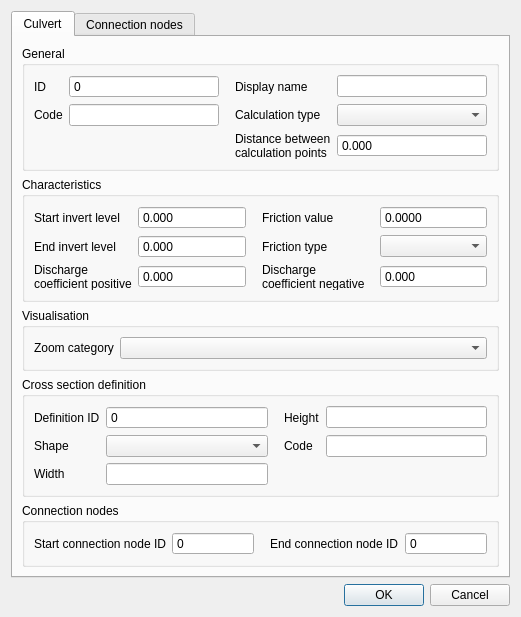
<?xml version="1.0" encoding="UTF-8"?>
<ui version="4.0">
 <class>Dialog</class>
 <widget class="QDialog" name="Dialog">
  <property name="geometry">
   <rect>
    <x>0</x>
    <y>0</y>
    <width>521</width>
    <height>560</height>
   </rect>
  </property>
  <property name="windowTitle">
   <string>Dialog</string>
  </property>
  <layout class="QGridLayout" name="gridLayout">
   <item row="0" column="0">
    <widget class="QTabWidget" name="tabWidget">
     <property name="locale">
      <locale language="English" country="UnitedStates"/>
     </property>
     <property name="inputMethodHints">
      <set>Qt::ImhNone</set>
     </property>
     <property name="currentIndex">
      <number>0</number>
     </property>
     <widget class="QWidget" name="tab">
      <attribute name="title">
       <string>Culvert</string>
      </attribute>
      <layout class="QGridLayout" name="gridLayout_18">
       <item row="5" column="0">
        <spacer name="verticalSpacer_3">
         <property name="orientation">
          <enum>Qt::Vertical</enum>
         </property>
         <property name="sizeHint" stdset="0">
          <size>
           <width>20</width>
           <height>40</height>
          </size>
         </property>
        </spacer>
       </item>
       <item row="0" column="0">
        <widget class="QGroupBox" name="grp_general">
         <property name="enabled">
          <bool>true</bool>
         </property>
         <property name="locale">
          <locale language="English" country="UnitedStates"/>
         </property>
         <property name="title">
          <string>General</string>
         </property>
         <layout class="QGridLayout" name="gridLayout_2">
          <item row="0" column="2">
           <widget class="QLabel" name="label_2">
            <property name="locale">
             <locale language="English" country="UnitedStates"/>
            </property>
            <property name="text">
             <string>Display name</string>
            </property>
            <property name="alignment">
             <set>Qt::AlignLeading|Qt::AlignLeft|Qt::AlignVCenter</set>
            </property>
            <property name="indent">
             <number>10</number>
            </property>
           </widget>
          </item>
          <item row="0" column="3">
           <widget class="QLineEdit" name="display_name">
            <property name="sizePolicy">
             <sizepolicy hsizetype="Expanding" vsizetype="Fixed">
              <horstretch>0</horstretch>
              <verstretch>0</verstretch>
             </sizepolicy>
            </property>
            <property name="locale">
             <locale language="English" country="UnitedStates"/>
            </property>
            <property name="clearButtonEnabled">
             <bool>true</bool>
            </property>
           </widget>
          </item>
          <item row="0" column="0">
           <widget class="QLabel" name="label">
            <property name="locale">
             <locale language="English" country="UnitedStates"/>
            </property>
            <property name="text">
             <string>ID</string>
            </property>
            <property name="alignment">
             <set>Qt::AlignLeading|Qt::AlignLeft|Qt::AlignVCenter</set>
            </property>
           </widget>
          </item>
          <item row="1" column="0">
           <widget class="QLabel" name="label_3">
            <property name="locale">
             <locale language="English" country="UnitedStates"/>
            </property>
            <property name="text">
             <string>Code</string>
            </property>
            <property name="alignment">
             <set>Qt::AlignLeading|Qt::AlignLeft|Qt::AlignVCenter</set>
            </property>
           </widget>
          </item>
          <item row="0" column="1">
           <widget class="QSpinBox" name="id">
            <property name="locale">
             <locale language="English" country="UnitedStates"/>
            </property>
            <property name="readOnly">
             <bool>true</bool>
            </property>
            <property name="buttonSymbols">
             <enum>QAbstractSpinBox::NoButtons</enum>
            </property>
            <property name="maximum">
             <number>99999999</number>
            </property>
            <property name="showClearButton" stdset="0">
             <bool>true</bool>
            </property>
            <property name="clearValue" stdset="0">
             <bool>true</bool>
            </property>
            <property name="expressionsEnabled" stdset="0">
             <bool>false</bool>
            </property>
           </widget>
          </item>
          <item row="1" column="1">
           <widget class="QLineEdit" name="code">
            <property name="sizePolicy">
             <sizepolicy hsizetype="Expanding" vsizetype="Fixed">
              <horstretch>0</horstretch>
              <verstretch>0</verstretch>
             </sizepolicy>
            </property>
            <property name="locale">
             <locale language="English" country="UnitedStates"/>
            </property>
            <property name="clearButtonEnabled">
             <bool>true</bool>
            </property>
           </widget>
          </item>
          <item row="1" column="3">
           <widget class="QComboBox" name="calculation_type">
            <property name="sizePolicy">
             <sizepolicy hsizetype="Expanding" vsizetype="Fixed">
              <horstretch>0</horstretch>
              <verstretch>0</verstretch>
             </sizepolicy>
            </property>
            <property name="locale">
             <locale language="English" country="UnitedStates"/>
            </property>
            <property name="inputMethodHints">
             <set>Qt::ImhNone</set>
            </property>
           </widget>
          </item>
          <item row="1" column="2">
           <widget class="QLabel" name="label_4">
            <property name="locale">
             <locale language="English" country="UnitedStates"/>
            </property>
            <property name="inputMethodHints">
             <set>Qt::ImhNone</set>
            </property>
            <property name="text">
             <string>Calculation type</string>
            </property>
            <property name="alignment">
             <set>Qt::AlignLeading|Qt::AlignLeft|Qt::AlignVCenter</set>
            </property>
            <property name="indent">
             <number>10</number>
            </property>
           </widget>
          </item>
          <item row="2" column="2">
           <widget class="QLabel" name="label_56">
            <property name="text">
             <string>Distance between calculation points</string>
            </property>
            <property name="wordWrap">
             <bool>true</bool>
            </property>
            <property name="indent">
             <number>10</number>
            </property>
           </widget>
          </item>
          <item row="2" column="3">
           <widget class="QDoubleSpinBox" name="dist_calc_points">
            <property name="sizePolicy">
             <sizepolicy hsizetype="Expanding" vsizetype="Fixed">
              <horstretch>0</horstretch>
              <verstretch>0</verstretch>
             </sizepolicy>
            </property>
            <property name="locale">
             <locale language="English" country="UnitedStates"/>
            </property>
            <property name="inputMethodHints">
             <set>Qt::ImhNone</set>
            </property>
            <property name="buttonSymbols">
             <enum>QAbstractSpinBox::NoButtons</enum>
            </property>
            <property name="decimals">
             <number>3</number>
            </property>
            <property name="minimum">
             <double>-9999999999.000000000000000</double>
            </property>
            <property name="maximum">
             <double>9999999999.000000000000000</double>
            </property>
           </widget>
          </item>
         </layout>
        </widget>
       </item>
       <item row="3" column="0">
        <widget class="QGroupBox" name="grp_characteristics_def">
         <property name="locale">
          <locale language="English" country="UnitedStates"/>
         </property>
         <property name="inputMethodHints">
          <set>Qt::ImhNone</set>
         </property>
         <property name="title">
          <string>Cross section definition</string>
         </property>
         <layout class="QGridLayout" name="gridLayout_3">
          <item row="1" column="0">
           <widget class="QLabel" name="label_5">
            <property name="locale">
             <locale language="English" country="UnitedStates"/>
            </property>
            <property name="inputMethodHints">
             <set>Qt::ImhNone</set>
            </property>
            <property name="text">
             <string>Shape</string>
            </property>
            <property name="alignment">
             <set>Qt::AlignLeading|Qt::AlignLeft|Qt::AlignVCenter</set>
            </property>
           </widget>
          </item>
          <item row="1" column="2">
           <widget class="QLabel" name="label_14">
            <property name="locale">
             <locale language="English" country="UnitedStates"/>
            </property>
            <property name="inputMethodHints">
             <set>Qt::ImhNone</set>
            </property>
            <property name="text">
             <string>Code</string>
            </property>
            <property name="alignment">
             <set>Qt::AlignLeading|Qt::AlignLeft|Qt::AlignVCenter</set>
            </property>
            <property name="indent">
             <number>10</number>
            </property>
           </widget>
          </item>
          <item row="2" column="0">
           <widget class="QLabel" name="label_7">
            <property name="locale">
             <locale language="English" country="UnitedStates"/>
            </property>
            <property name="inputMethodHints">
             <set>Qt::ImhNone</set>
            </property>
            <property name="text">
             <string>Width</string>
            </property>
            <property name="alignment">
             <set>Qt::AlignLeading|Qt::AlignLeft|Qt::AlignVCenter</set>
            </property>
           </widget>
          </item>
          <item row="0" column="2">
           <widget class="QLabel" name="label_13">
            <property name="locale">
             <locale language="English" country="UnitedStates"/>
            </property>
            <property name="inputMethodHints">
             <set>Qt::ImhNone</set>
            </property>
            <property name="text">
             <string>Height</string>
            </property>
            <property name="alignment">
             <set>Qt::AlignLeading|Qt::AlignLeft|Qt::AlignVCenter</set>
            </property>
            <property name="indent">
             <number>10</number>
            </property>
           </widget>
          </item>
          <item row="0" column="0">
           <widget class="QLabel" name="label_8">
            <property name="locale">
             <locale language="English" country="UnitedStates"/>
            </property>
            <property name="inputMethodHints">
             <set>Qt::ImhNone</set>
            </property>
            <property name="text">
             <string>Definition ID</string>
            </property>
           </widget>
          </item>
          <item row="0" column="1">
           <widget class="QSpinBox" name="cross_section_definition_id">
            <property name="locale">
             <locale language="English" country="UnitedStates"/>
            </property>
            <property name="inputMethodHints">
             <set>Qt::ImhNone</set>
            </property>
            <property name="readOnly">
             <bool>true</bool>
            </property>
            <property name="buttonSymbols">
             <enum>QAbstractSpinBox::NoButtons</enum>
            </property>
           </widget>
          </item>
          <item row="1" column="3">
           <widget class="QLineEdit" name="cross_section_definition_code">
            <property name="locale">
             <locale language="English" country="UnitedStates"/>
            </property>
            <property name="inputMethodHints">
             <set>Qt::ImhNone</set>
            </property>
            <property name="clearButtonEnabled">
             <bool>true</bool>
            </property>
           </widget>
          </item>
          <item row="1" column="1">
           <widget class="QComboBox" name="cross_section_definition_shape">
            <property name="locale">
             <locale language="English" country="UnitedStates"/>
            </property>
            <property name="inputMethodHints">
             <set>Qt::ImhNone</set>
            </property>
           </widget>
          </item>
          <item row="2" column="1">
           <widget class="QLineEdit" name="cross_section_definition_width">
            <property name="locale">
             <locale language="English" country="UnitedStates"/>
            </property>
            <property name="inputMethodHints">
             <set>Qt::ImhNone</set>
            </property>
            <property name="clearButtonEnabled">
             <bool>true</bool>
            </property>
           </widget>
          </item>
          <item row="0" column="3">
           <widget class="QLineEdit" name="cross_section_definition_height">
            <property name="locale">
             <locale language="English" country="UnitedStates"/>
            </property>
            <property name="inputMethodHints">
             <set>Qt::ImhNone</set>
            </property>
            <property name="clearButtonEnabled">
             <bool>true</bool>
            </property>
           </widget>
          </item>
         </layout>
        </widget>
       </item>
       <item row="4" column="0">
        <widget class="QGroupBox" name="grp_conn_node">
         <property name="locale">
          <locale language="English" country="UnitedStates"/>
         </property>
         <property name="inputMethodHints">
          <set>Qt::ImhNone</set>
         </property>
         <property name="title">
          <string>Connection nodes</string>
         </property>
         <layout class="QGridLayout" name="gridLayout_6">
          <item row="0" column="1">
           <widget class="QSpinBox" name="connection_node_start_id">
            <property name="sizePolicy">
             <sizepolicy hsizetype="Expanding" vsizetype="Fixed">
              <horstretch>0</horstretch>
              <verstretch>0</verstretch>
             </sizepolicy>
            </property>
            <property name="locale">
             <locale language="English" country="UnitedStates"/>
            </property>
            <property name="inputMethodHints">
             <set>Qt::ImhNone</set>
            </property>
            <property name="readOnly">
             <bool>true</bool>
            </property>
            <property name="buttonSymbols">
             <enum>QAbstractSpinBox::NoButtons</enum>
            </property>
            <property name="maximum">
             <number>999999999</number>
            </property>
            <property name="clearValue" stdset="0">
             <bool>true</bool>
            </property>
            <property name="expressionsEnabled" stdset="0">
             <bool>false</bool>
            </property>
           </widget>
          </item>
          <item row="0" column="0">
           <widget class="QLabel" name="label_18">
            <property name="locale">
             <locale language="English" country="UnitedStates"/>
            </property>
            <property name="inputMethodHints">
             <set>Qt::ImhNone</set>
            </property>
            <property name="text">
             <string>Start connection node ID</string>
            </property>
            <property name="alignment">
             <set>Qt::AlignLeading|Qt::AlignLeft|Qt::AlignVCenter</set>
            </property>
           </widget>
          </item>
          <item row="0" column="3">
           <widget class="QSpinBox" name="connection_node_end_id">
            <property name="sizePolicy">
             <sizepolicy hsizetype="Expanding" vsizetype="Fixed">
              <horstretch>0</horstretch>
              <verstretch>0</verstretch>
             </sizepolicy>
            </property>
            <property name="locale">
             <locale language="English" country="UnitedStates"/>
            </property>
            <property name="inputMethodHints">
             <set>Qt::ImhNone</set>
            </property>
            <property name="readOnly">
             <bool>true</bool>
            </property>
            <property name="buttonSymbols">
             <enum>QAbstractSpinBox::NoButtons</enum>
            </property>
            <property name="maximum">
             <number>999999999</number>
            </property>
            <property name="clearValue" stdset="0">
             <bool>true</bool>
            </property>
            <property name="expressionsEnabled" stdset="0">
             <bool>false</bool>
            </property>
           </widget>
          </item>
          <item row="0" column="2">
           <widget class="QLabel" name="label_19">
            <property name="locale">
             <locale language="English" country="UnitedStates"/>
            </property>
            <property name="inputMethodHints">
             <set>Qt::ImhNone</set>
            </property>
            <property name="text">
             <string>End connection node ID</string>
            </property>
            <property name="alignment">
             <set>Qt::AlignLeading|Qt::AlignLeft|Qt::AlignVCenter</set>
            </property>
            <property name="indent">
             <number>10</number>
            </property>
           </widget>
          </item>
         </layout>
        </widget>
       </item>
       <item row="2" column="0">
        <widget class="QGroupBox" name="grp_visualisation">
         <property name="enabled">
          <bool>true</bool>
         </property>
         <property name="locale">
          <locale language="English" country="UnitedStates"/>
         </property>
         <property name="title">
          <string>Visualisation</string>
         </property>
         <layout class="QGridLayout" name="gridLayout_5">
          <item row="0" column="0">
           <widget class="QLabel" name="label_16">
            <property name="locale">
             <locale language="English" country="UnitedStates"/>
            </property>
            <property name="text">
             <string>Zoom category</string>
            </property>
            <property name="alignment">
             <set>Qt::AlignLeading|Qt::AlignLeft|Qt::AlignVCenter</set>
            </property>
            <property name="indent">
             <number>-1</number>
            </property>
           </widget>
          </item>
          <item row="0" column="1">
           <widget class="QComboBox" name="zoom_category">
            <property name="sizePolicy">
             <sizepolicy hsizetype="Expanding" vsizetype="Fixed">
              <horstretch>0</horstretch>
              <verstretch>0</verstretch>
             </sizepolicy>
            </property>
            <property name="locale">
             <locale language="English" country="UnitedStates"/>
            </property>
           </widget>
          </item>
         </layout>
        </widget>
       </item>
       <item row="1" column="0">
        <widget class="QGroupBox" name="grp_characteristics">
         <property name="enabled">
          <bool>true</bool>
         </property>
         <property name="locale">
          <locale language="English" country="UnitedStates"/>
         </property>
         <property name="title">
          <string>Characteristics</string>
         </property>
         <layout class="QGridLayout" name="gridLayout_4">
          <item row="4" column="1">
           <widget class="QDoubleSpinBox" name="discharge_coefficient_positive">
            <property name="sizePolicy">
             <sizepolicy hsizetype="Expanding" vsizetype="Fixed">
              <horstretch>0</horstretch>
              <verstretch>0</verstretch>
             </sizepolicy>
            </property>
            <property name="locale">
             <locale language="English" country="UnitedStates"/>
            </property>
            <property name="buttonSymbols">
             <enum>QAbstractSpinBox::NoButtons</enum>
            </property>
            <property name="decimals">
             <number>3</number>
            </property>
            <property name="maximum">
             <double>1000000.000000000000000</double>
            </property>
            <property name="showClearButton" stdset="0">
             <bool>true</bool>
            </property>
            <property name="clearValue" stdset="0">
             <bool>true</bool>
            </property>
            <property name="expressionsEnabled" stdset="0">
             <bool>true</bool>
            </property>
           </widget>
          </item>
          <item row="4" column="0">
           <widget class="QLabel" name="label_9">
            <property name="locale">
             <locale language="English" country="UnitedStates"/>
            </property>
            <property name="text">
             <string>Discharge
coefficient positive</string>
            </property>
            <property name="textFormat">
             <enum>Qt::PlainText</enum>
            </property>
            <property name="alignment">
             <set>Qt::AlignLeading|Qt::AlignLeft|Qt::AlignVCenter</set>
            </property>
            <property name="wordWrap">
             <bool>true</bool>
            </property>
            <property name="indent">
             <number>-1</number>
            </property>
           </widget>
          </item>
          <item row="1" column="2">
           <widget class="QLabel" name="label_10">
            <property name="locale">
             <locale language="English" country="UnitedStates"/>
            </property>
            <property name="inputMethodHints">
             <set>Qt::ImhNone</set>
            </property>
            <property name="text">
             <string>Friction value</string>
            </property>
            <property name="alignment">
             <set>Qt::AlignLeading|Qt::AlignLeft|Qt::AlignVCenter</set>
            </property>
            <property name="margin">
             <number>0</number>
            </property>
            <property name="indent">
             <number>10</number>
            </property>
           </widget>
          </item>
          <item row="2" column="3">
           <widget class="QComboBox" name="friction_type">
            <property name="locale">
             <locale language="English" country="UnitedStates"/>
            </property>
            <property name="inputMethodHints">
             <set>Qt::ImhNone</set>
            </property>
           </widget>
          </item>
          <item row="1" column="3">
           <widget class="QDoubleSpinBox" name="friction_value">
            <property name="sizePolicy">
             <sizepolicy hsizetype="Expanding" vsizetype="Fixed">
              <horstretch>0</horstretch>
              <verstretch>0</verstretch>
             </sizepolicy>
            </property>
            <property name="locale">
             <locale language="English" country="UnitedStates"/>
            </property>
            <property name="inputMethodHints">
             <set>Qt::ImhNone</set>
            </property>
            <property name="buttonSymbols">
             <enum>QAbstractSpinBox::NoButtons</enum>
            </property>
            <property name="decimals">
             <number>4</number>
            </property>
            <property name="maximum">
             <double>1000000.000000000000000</double>
            </property>
            <property name="showClearButton" stdset="0">
             <bool>true</bool>
            </property>
            <property name="clearValue" stdset="0">
             <bool>true</bool>
            </property>
            <property name="expressionsEnabled" stdset="0">
             <bool>true</bool>
            </property>
           </widget>
          </item>
          <item row="2" column="2">
           <widget class="QLabel" name="label_11">
            <property name="locale">
             <locale language="English" country="UnitedStates"/>
            </property>
            <property name="inputMethodHints">
             <set>Qt::ImhNone</set>
            </property>
            <property name="text">
             <string>Friction type</string>
            </property>
            <property name="alignment">
             <set>Qt::AlignLeading|Qt::AlignLeft|Qt::AlignVCenter</set>
            </property>
            <property name="indent">
             <number>10</number>
            </property>
           </widget>
          </item>
          <item row="2" column="0">
           <widget class="QLabel" name="label_6">
            <property name="locale">
             <locale language="English" country="UnitedStates"/>
            </property>
            <property name="text">
             <string>End invert level</string>
            </property>
            <property name="alignment">
             <set>Qt::AlignLeading|Qt::AlignLeft|Qt::AlignVCenter</set>
            </property>
           </widget>
          </item>
          <item row="1" column="0">
           <widget class="QLabel" name="label_12">
            <property name="locale">
             <locale language="English" country="UnitedStates"/>
            </property>
            <property name="text">
             <string>Start invert level</string>
            </property>
            <property name="alignment">
             <set>Qt::AlignLeading|Qt::AlignLeft|Qt::AlignVCenter</set>
            </property>
           </widget>
          </item>
          <item row="4" column="2">
           <widget class="QLabel" name="label_15">
            <property name="text">
             <string>Discharge coefficient negative</string>
            </property>
            <property name="alignment">
             <set>Qt::AlignLeading|Qt::AlignLeft|Qt::AlignVCenter</set>
            </property>
            <property name="wordWrap">
             <bool>true</bool>
            </property>
            <property name="margin">
             <number>0</number>
            </property>
            <property name="indent">
             <number>10</number>
            </property>
           </widget>
          </item>
          <item row="4" column="3">
           <widget class="QDoubleSpinBox" name="discharge_coefficient_negative">
            <property name="sizePolicy">
             <sizepolicy hsizetype="Expanding" vsizetype="Fixed">
              <horstretch>0</horstretch>
              <verstretch>0</verstretch>
             </sizepolicy>
            </property>
            <property name="locale">
             <locale language="English" country="UnitedStates"/>
            </property>
            <property name="inputMethodHints">
             <set>Qt::ImhNone</set>
            </property>
            <property name="buttonSymbols">
             <enum>QAbstractSpinBox::NoButtons</enum>
            </property>
            <property name="decimals">
             <number>3</number>
            </property>
            <property name="minimum">
             <double>-9999999999.000000000000000</double>
            </property>
            <property name="maximum">
             <double>9999999999.000000000000000</double>
            </property>
            <property name="showClearButton" stdset="0">
             <bool>true</bool>
            </property>
            <property name="clearValue" stdset="0">
             <bool>true</bool>
            </property>
            <property name="expressionsEnabled" stdset="0">
             <bool>true</bool>
            </property>
           </widget>
          </item>
          <item row="1" column="1">
           <widget class="QDoubleSpinBox" name="invert_level_start_point">
            <property name="sizePolicy">
             <sizepolicy hsizetype="Expanding" vsizetype="Fixed">
              <horstretch>0</horstretch>
              <verstretch>0</verstretch>
             </sizepolicy>
            </property>
            <property name="locale">
             <locale language="English" country="UnitedStates"/>
            </property>
            <property name="inputMethodHints">
             <set>Qt::ImhNone</set>
            </property>
            <property name="buttonSymbols">
             <enum>QAbstractSpinBox::NoButtons</enum>
            </property>
            <property name="decimals">
             <number>3</number>
            </property>
            <property name="minimum">
             <double>-99999999.000000000000000</double>
            </property>
            <property name="maximum">
             <double>99999999.000000000000000</double>
            </property>
            <property name="showClearButton" stdset="0">
             <bool>true</bool>
            </property>
            <property name="clearValue" stdset="0">
             <bool>true</bool>
            </property>
            <property name="expressionsEnabled" stdset="0">
             <bool>true</bool>
            </property>
           </widget>
          </item>
          <item row="2" column="1">
           <widget class="QDoubleSpinBox" name="invert_level_end_point">
            <property name="sizePolicy">
             <sizepolicy hsizetype="Expanding" vsizetype="Fixed">
              <horstretch>0</horstretch>
              <verstretch>0</verstretch>
             </sizepolicy>
            </property>
            <property name="locale">
             <locale language="English" country="UnitedStates"/>
            </property>
            <property name="inputMethodHints">
             <set>Qt::ImhNone</set>
            </property>
            <property name="buttonSymbols">
             <enum>QAbstractSpinBox::NoButtons</enum>
            </property>
            <property name="decimals">
             <number>3</number>
            </property>
            <property name="minimum">
             <double>-99999999.000000000000000</double>
            </property>
            <property name="maximum">
             <double>99999999.000000000000000</double>
            </property>
            <property name="showClearButton" stdset="0">
             <bool>true</bool>
            </property>
            <property name="clearValue" stdset="0">
             <bool>true</bool>
            </property>
            <property name="expressionsEnabled" stdset="0">
             <bool>true</bool>
            </property>
           </widget>
          </item>
         </layout>
        </widget>
       </item>
      </layout>
     </widget>
     <widget class="QWidget" name="tab_connection_nodes">
      <attribute name="title">
       <string>Connection nodes</string>
      </attribute>
      <layout class="QGridLayout" name="gridLayout_19">
       <item row="1" column="0">
        <widget class="QGroupBox" name="grp_conn_node_2">
         <property name="enabled">
          <bool>true</bool>
         </property>
         <property name="title">
          <string>Ending connection node</string>
         </property>
         <layout class="QGridLayout" name="gridLayout_17">
          <item row="0" column="2">
           <widget class="QLabel" name="label_52">
            <property name="text">
             <string>Node initial water level</string>
            </property>
            <property name="alignment">
             <set>Qt::AlignLeading|Qt::AlignLeft|Qt::AlignVCenter</set>
            </property>
            <property name="indent">
             <number>10</number>
            </property>
           </widget>
          </item>
          <item row="0" column="0">
           <widget class="QLabel" name="label_53">
            <property name="text">
             <string>Connection node ID</string>
            </property>
            <property name="alignment">
             <set>Qt::AlignLeading|Qt::AlignLeft|Qt::AlignVCenter</set>
            </property>
           </widget>
          </item>
          <item row="1" column="0">
           <widget class="QLabel" name="label_54">
            <property name="text">
             <string>Node code</string>
            </property>
            <property name="alignment">
             <set>Qt::AlignLeading|Qt::AlignLeft|Qt::AlignVCenter</set>
            </property>
           </widget>
          </item>
          <item row="1" column="1">
           <widget class="QLineEdit" name="connection_node_2_code">
            <property name="sizePolicy">
             <sizepolicy hsizetype="Expanding" vsizetype="Fixed">
              <horstretch>0</horstretch>
              <verstretch>0</verstretch>
             </sizepolicy>
            </property>
            <property name="clearButtonEnabled">
             <bool>true</bool>
            </property>
           </widget>
          </item>
          <item row="1" column="2">
           <widget class="QLabel" name="label_55">
            <property name="text">
             <string>Node storage area</string>
            </property>
            <property name="alignment">
             <set>Qt::AlignLeading|Qt::AlignLeft|Qt::AlignVCenter</set>
            </property>
            <property name="indent">
             <number>10</number>
            </property>
           </widget>
          </item>
          <item row="0" column="1">
           <widget class="QSpinBox" name="connection_node_2_id">
            <property name="sizePolicy">
             <sizepolicy hsizetype="Expanding" vsizetype="Fixed">
              <horstretch>0</horstretch>
              <verstretch>0</verstretch>
             </sizepolicy>
            </property>
            <property name="readOnly">
             <bool>true</bool>
            </property>
            <property name="buttonSymbols">
             <enum>QAbstractSpinBox::NoButtons</enum>
            </property>
            <property name="maximum">
             <number>999999999</number>
            </property>
            <property name="clearValue" stdset="0">
             <bool>true</bool>
            </property>
            <property name="expressionsEnabled" stdset="0">
             <bool>false</bool>
            </property>
           </widget>
          </item>
          <item row="0" column="3">
           <widget class="QDoubleSpinBox" name="connection_node_2_initial_waterlevel">
            <property name="sizePolicy">
             <sizepolicy hsizetype="Expanding" vsizetype="Fixed">
              <horstretch>0</horstretch>
              <verstretch>0</verstretch>
             </sizepolicy>
            </property>
            <property name="buttonSymbols">
             <enum>QAbstractSpinBox::NoButtons</enum>
            </property>
            <property name="decimals">
             <number>3</number>
            </property>
            <property name="minimum">
             <double>-1000.000000000000000</double>
            </property>
            <property name="maximum">
             <double>1000000.000000000000000</double>
            </property>
           </widget>
          </item>
          <item row="1" column="3">
           <widget class="QDoubleSpinBox" name="connection_node_2_storage_area">
            <property name="sizePolicy">
             <sizepolicy hsizetype="Expanding" vsizetype="Fixed">
              <horstretch>0</horstretch>
              <verstretch>0</verstretch>
             </sizepolicy>
            </property>
            <property name="buttonSymbols">
             <enum>QAbstractSpinBox::NoButtons</enum>
            </property>
            <property name="decimals">
             <number>3</number>
            </property>
            <property name="maximum">
             <double>999999999.000000000000000</double>
            </property>
           </widget>
          </item>
         </layout>
        </widget>
       </item>
       <item row="2" column="0">
        <spacer name="verticalSpacer_2">
         <property name="orientation">
          <enum>Qt::Vertical</enum>
         </property>
         <property name="sizeHint" stdset="0">
          <size>
           <width>20</width>
           <height>40</height>
          </size>
         </property>
        </spacer>
       </item>
       <item row="0" column="0">
        <widget class="QGroupBox" name="grp_conn_node_1">
         <property name="enabled">
          <bool>true</bool>
         </property>
         <property name="title">
          <string>Starting connection node</string>
         </property>
         <layout class="QGridLayout" name="gridLayout_8">
          <item row="0" column="2">
           <widget class="QLabel" name="label_17">
            <property name="text">
             <string>Node initial water level</string>
            </property>
            <property name="alignment">
             <set>Qt::AlignLeading|Qt::AlignLeft|Qt::AlignVCenter</set>
            </property>
            <property name="indent">
             <number>10</number>
            </property>
           </widget>
          </item>
          <item row="0" column="0">
           <widget class="QLabel" name="label_20">
            <property name="text">
             <string>Connection node ID</string>
            </property>
            <property name="alignment">
             <set>Qt::AlignLeading|Qt::AlignLeft|Qt::AlignVCenter</set>
            </property>
           </widget>
          </item>
          <item row="1" column="0">
           <widget class="QLabel" name="label_21">
            <property name="text">
             <string>Node code</string>
            </property>
            <property name="alignment">
             <set>Qt::AlignLeading|Qt::AlignLeft|Qt::AlignVCenter</set>
            </property>
           </widget>
          </item>
          <item row="1" column="1">
           <widget class="QLineEdit" name="connection_node_1_code">
            <property name="sizePolicy">
             <sizepolicy hsizetype="Expanding" vsizetype="Fixed">
              <horstretch>0</horstretch>
              <verstretch>0</verstretch>
             </sizepolicy>
            </property>
            <property name="clearButtonEnabled">
             <bool>true</bool>
            </property>
           </widget>
          </item>
          <item row="1" column="2">
           <widget class="QLabel" name="label_22">
            <property name="text">
             <string>Node storage area</string>
            </property>
            <property name="alignment">
             <set>Qt::AlignLeading|Qt::AlignLeft|Qt::AlignVCenter</set>
            </property>
            <property name="indent">
             <number>10</number>
            </property>
           </widget>
          </item>
          <item row="0" column="1">
           <widget class="QSpinBox" name="connection_node_1_id">
            <property name="sizePolicy">
             <sizepolicy hsizetype="Expanding" vsizetype="Fixed">
              <horstretch>0</horstretch>
              <verstretch>0</verstretch>
             </sizepolicy>
            </property>
            <property name="readOnly">
             <bool>true</bool>
            </property>
            <property name="buttonSymbols">
             <enum>QAbstractSpinBox::NoButtons</enum>
            </property>
            <property name="maximum">
             <number>999999999</number>
            </property>
            <property name="clearValue" stdset="0">
             <bool>true</bool>
            </property>
            <property name="expressionsEnabled" stdset="0">
             <bool>false</bool>
            </property>
           </widget>
          </item>
          <item row="0" column="3">
           <widget class="QDoubleSpinBox" name="connection_node_1_initial_waterlevel">
            <property name="sizePolicy">
             <sizepolicy hsizetype="Expanding" vsizetype="Fixed">
              <horstretch>0</horstretch>
              <verstretch>0</verstretch>
             </sizepolicy>
            </property>
            <property name="buttonSymbols">
             <enum>QAbstractSpinBox::NoButtons</enum>
            </property>
            <property name="decimals">
             <number>3</number>
            </property>
            <property name="minimum">
             <double>-1000.000000000000000</double>
            </property>
            <property name="maximum">
             <double>1000000.000000000000000</double>
            </property>
           </widget>
          </item>
          <item row="1" column="3">
           <widget class="QDoubleSpinBox" name="connection_node_1_storage_area">
            <property name="sizePolicy">
             <sizepolicy hsizetype="Expanding" vsizetype="Fixed">
              <horstretch>0</horstretch>
              <verstretch>0</verstretch>
             </sizepolicy>
            </property>
            <property name="buttonSymbols">
             <enum>QAbstractSpinBox::NoButtons</enum>
            </property>
            <property name="decimals">
             <number>3</number>
            </property>
            <property name="maximum">
             <double>999999999.000000000000000</double>
            </property>
           </widget>
          </item>
         </layout>
        </widget>
       </item>
      </layout>
     </widget>
    </widget>
   </item>
   <item row="1" column="0">
    <widget class="QDialogButtonBox" name="buttonBox">
     <property name="standardButtons">
      <set>QDialogButtonBox::Cancel|QDialogButtonBox::Ok</set>
     </property>
    </widget>
   </item>
  </layout>
 </widget>
 <tabstops>
  <tabstop>tabWidget</tabstop>
  <tabstop>id</tabstop>
  <tabstop>code</tabstop>
  <tabstop>display_name</tabstop>
  <tabstop>calculation_type</tabstop>
  <tabstop>dist_calc_points</tabstop>
  <tabstop>invert_level_start_point</tabstop>
  <tabstop>invert_level_end_point</tabstop>
  <tabstop>discharge_coefficient_positive</tabstop>
  <tabstop>friction_value</tabstop>
  <tabstop>friction_type</tabstop>
  <tabstop>discharge_coefficient_negative</tabstop>
  <tabstop>zoom_category</tabstop>
  <tabstop>cross_section_definition_id</tabstop>
  <tabstop>cross_section_definition_shape</tabstop>
  <tabstop>cross_section_definition_width</tabstop>
  <tabstop>cross_section_definition_height</tabstop>
  <tabstop>cross_section_definition_code</tabstop>
  <tabstop>connection_node_start_id</tabstop>
  <tabstop>connection_node_end_id</tabstop>
  <tabstop>connection_node_1_id</tabstop>
  <tabstop>connection_node_1_code</tabstop>
  <tabstop>connection_node_1_initial_waterlevel</tabstop>
  <tabstop>connection_node_1_storage_area</tabstop>
  <tabstop>connection_node_2_id</tabstop>
  <tabstop>connection_node_2_code</tabstop>
  <tabstop>connection_node_2_initial_waterlevel</tabstop>
  <tabstop>connection_node_2_storage_area</tabstop>
 </tabstops>
 <resources/>
 <connections/>
</ui>
